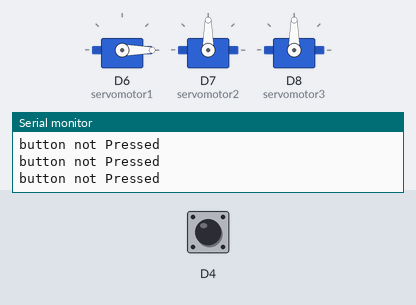
The sketch below on a simulated ESP8266 (Wemos D1 mini). On the bench: 3 × servo, the last lines printed to the serial monitor. Inputs (shaded band) come from the test bench; at power-on: D4 HIGH.

Above: at 1.2 s.
1.3 s: D4 pulled LOW for 0.15 s
At 2.1 s:
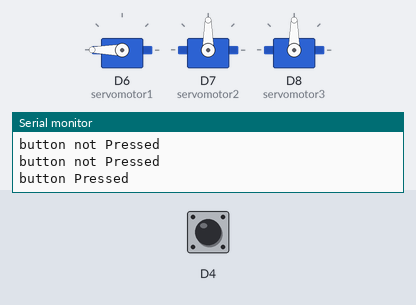
4.4 s: D4 pulled LOW for 1 s
At 4.4 s:
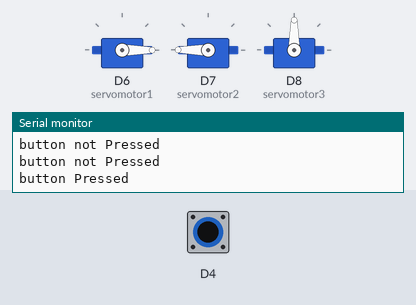
At 7.1 s:
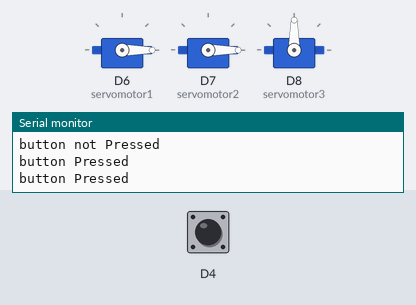
Timing chart, 0 to 10.8 s (numbered marks = the images above; inputs shaded):
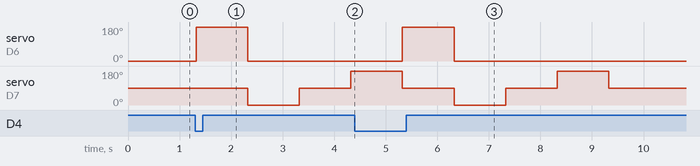

Measured:
- after the input at 1.3 s, servo on D6 (servomotor1): 0° → 180° at once, → 0° 1.0 s later; servo on D7 (servomotor2): 90° → 0° after 1.0 s, → 90° 1.0 s later, → 180° 1.0 s later
- after the input at 4.4 s, servo on D6 (servomotor1): 0° → 180° after 0.92 s, → 0° 1.0 s later

The sketch:

servomotor.ino
```cpp
/*
 * written by xing yuan
 *
 * this code test for servo motor rotation
 * Servo library is needed to run this cod
 * https://www.arduino.cc/reference/en/libraries/servo/
 *
 * code is modified based on studying the examples from the sources below
 * https://docs.arduino.cc/learn/electronics/servo-motors
 */


#include <Servo.h>
//servo motor
// Brown = GND
//RED = 5V
//Orange = Signal


Servo myservo1;  //create servo motor 1 object
Servo myservo2;  //create servo motor 2 object
Servo myservo3;  //create servo motor 3 object


int pos = 0;    // variable to store the servo position

#define servomotor1 D6 // servo 1
#define servomotor2 D7 // servo 2
#define servomotor3 D8 // servo 3

void setup() {
  Serial.begin(9600);

  myservo1.attach(servomotor1);
  myservo2.attach(servomotor2);
  myservo3.attach(servomotor3);
  pinMode(D4,INPUT_PULLUP);
  myservo1.write(0);  //servo1
  myservo2.write(90); //servo2
  myservo3.write(90); //servo3


}

  void loop() {
    if(digitalRead(D4) == HIGH){
    Serial.println("button not Pressed");

  } else {
        Serial.println("button Pressed");
        myservo1.write(180);
        delay(1000);
        myservo1.write(0);

        myservo2.write(0);// or 0
        delay(1000);
        myservo2.write(90);
        delay(1000);
        myservo2.write(180);// or 180
        delay(1000);
        myservo2.write(90);
  }
}

//servo3
/*
  myservo3.write(180);// or 0
  delay(1000);
  myservo3.write(90);
  delay(1000);
  myservo3.write(0);// or 180
  delay(1000);
  myservo3.write(90);
 */
```
